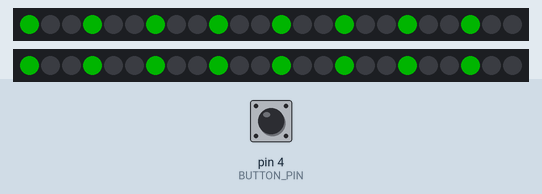
This sketch was run on a simulated Arduino Uno, built with avr-gcc and run on an emulated ATmega328P. Shown: 2 × 24 RGB LEDs in strip order, left to right. Inputs (shaded band) come from the test bench; at power-on: pin 4 (BUTTON_PIN) HIGH. Dim RGB values are drawn brighter than linear; random numbers use the default seed unless the sketch sets one.

Above: at 1.2 s.
1.3 s: pin 4 (BUTTON_PIN) pulled LOW for 0.15 s
At 2.4 s:
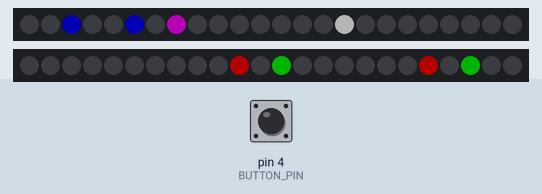
2.9 s: pin 4 (BUTTON_PIN) pulled LOW for 1 s
At 3.5 s:
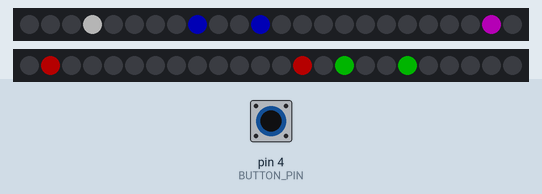
5.4 s: pin 4 (BUTTON_PIN) pulled LOW for 0.15 s
At 6.6 s:
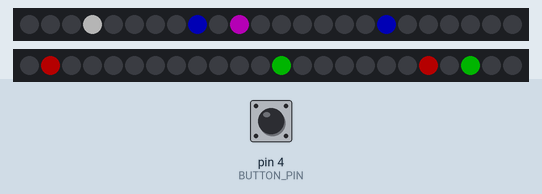
7.0 s: pin 4 (BUTTON_PIN) pulled LOW for 1 s
At 7.9 s:
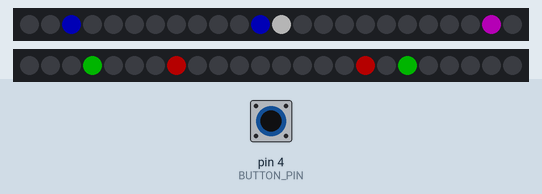
Timing chart, 0 to 10.0 s (numbered marks = the images above; inputs shaded):
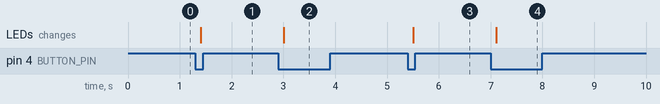

The sketch:

led_strip.ino
```cpp
// (licence header left out)
#include <Adafruit_NeoPixel.h>

constexpr int TDATA_PIN = 2;
constexpr int BDATA_PIN = 3;
constexpr int BUTTON_PIN = 4;
constexpr int SRAND_PIN = A0;

constexpr uint32_t
color(uint8_t r, uint8_t g, uint8_t b)
{
    return (((uint32_t) r) << 16) | (((uint32_t) g) << 8) | ((uint32_t) b);
}

constexpr uint32_t OFF_COLOR = color(0, 0, 0);
constexpr uint32_t READY_COLOR = color(0, 255, 0);
constexpr uint32_t ROOK_COLOR = color(255, 0, 0);
constexpr uint32_t KNIGHT_COLOR = color(0, 255, 0);
constexpr uint32_t BISHOP_COLOR = color(0, 0, 255);
constexpr uint32_t KING_COLOR = color(255, 255, 255);
constexpr uint32_t QUEEN_COLOR = color(255, 0, 255);

constexpr int NPIXELS = 24;
constexpr int ROW_SIZE = 8;

uint32_t READY_DISPLAY[] = {READY_COLOR, OFF_COLOR, OFF_COLOR,
                            READY_COLOR, OFF_COLOR, OFF_COLOR,
                            READY_COLOR, OFF_COLOR, OFF_COLOR,
                            READY_COLOR, OFF_COLOR, OFF_COLOR,
                            READY_COLOR, OFF_COLOR, OFF_COLOR,
                            READY_COLOR, OFF_COLOR, OFF_COLOR,
                            READY_COLOR, OFF_COLOR, OFF_COLOR,
                            READY_COLOR, OFF_COLOR, OFF_COLOR};

typedef enum {
    EMPTY = 0,
    KING = 1,
    QUEEN = 2,
    ROOK = 3,
    BISHOP = 4,
    KNIGHT = 5,
} piece_t;

bool prev_button = 0;
bool go = false;
bool pattern = false;

uint32_t tdisplay[NPIXELS];
uint32_t bdisplay[NPIXELS];

Adafruit_NeoPixel tstrip = Adafruit_NeoPixel(NPIXELS, TDATA_PIN, NEO_GRB + NEO_KHZ800);
Adafruit_NeoPixel bstrip = Adafruit_NeoPixel(NPIXELS, BDATA_PIN, NEO_GRB + NEO_KHZ800);

static void
display_setup(Adafruit_NeoPixel& strip, uint32_t c[])
{
    strip.setPixelColor(0,  c[0]);
    strip.setPixelColor(1,  c[1]);
    strip.setPixelColor(2,  c[2]);
    strip.setPixelColor(3,  c[3]);
    strip.setPixelColor(4,  c[4]);
    strip.setPixelColor(5,  c[5]);
    strip.setPixelColor(6,  c[6]);
    strip.setPixelColor(7,  c[7]);
    strip.setPixelColor(8,  c[8]);
    strip.setPixelColor(9,  c[9]);
    strip.setPixelColor(10, c[10]);
    strip.setPixelColor(11, c[11]);
    strip.setPixelColor(12, c[12]);
    strip.setPixelColor(13, c[13]);
    strip.setPixelColor(14, c[14]);
    strip.setPixelColor(15, c[15]);
    strip.setPixelColor(16, c[16]);
    strip.setPixelColor(17, c[17]);
    strip.setPixelColor(18, c[18]);
    strip.setPixelColor(19, c[19]);
    strip.setPixelColor(20, c[20]);
    strip.setPixelColor(21, c[21]);
    strip.setPixelColor(22, c[22]);
    strip.setPixelColor(23, c[23]);

    strip.show();
}

static void
display_back_row(Adafruit_NeoPixel& tstrip, Adafruit_NeoPixel& bstrip,
                 piece_t back_row[])
{

    for (int i = 0; i < ROW_SIZE; i++) {
        switch (back_row[i]) {
            case KING:
                tdisplay[i * 3]     = KING_COLOR;
                tdisplay[i * 3 + 1] = OFF_COLOR;
                tdisplay[i * 3 + 2] = OFF_COLOR;
                bdisplay[i * 3]     = OFF_COLOR;
                bdisplay[i * 3 + 1] = OFF_COLOR;
                bdisplay[i * 3 + 2] = OFF_COLOR;
                break;
            case QUEEN:
                tdisplay[i * 3]     = OFF_COLOR;
                tdisplay[i * 3 + 1] = QUEEN_COLOR;
                tdisplay[i * 3 + 2] = OFF_COLOR;
                bdisplay[i * 3]     = OFF_COLOR;
                bdisplay[i * 3 + 1] = OFF_COLOR;
                bdisplay[i * 3 + 2] = OFF_COLOR;
                break;
            case BISHOP:
                tdisplay[i * 3]     = OFF_COLOR;
                tdisplay[i * 3 + 1] = OFF_COLOR;
                tdisplay[i * 3 + 2] = BISHOP_COLOR;
                bdisplay[i * 3]     = OFF_COLOR;
                bdisplay[i * 3 + 1] = OFF_COLOR;
                bdisplay[i * 3 + 2] = OFF_COLOR;
                break;
            case KNIGHT:
                tdisplay[i * 3]     = OFF_COLOR;
                tdisplay[i * 3 + 1] = OFF_COLOR;
                tdisplay[i * 3 + 2] = OFF_COLOR;
                bdisplay[i * 3]     = KNIGHT_COLOR;
                bdisplay[i * 3 + 1] = OFF_COLOR;
                bdisplay[i * 3 + 2] = OFF_COLOR;
                break;
            case ROOK:
                tdisplay[i * 3]     = OFF_COLOR;
                tdisplay[i * 3 + 1] = OFF_COLOR;
                tdisplay[i * 3 + 2] = OFF_COLOR;
                bdisplay[i * 3]     = OFF_COLOR;
                bdisplay[i * 3 + 1] = ROOK_COLOR;
                bdisplay[i * 3 + 2] = OFF_COLOR;
                break;
        }
    }

    display_setup(tstrip, tdisplay);
    display_setup(bstrip, bdisplay);
}

void
setup()
{
    pinMode(TDATA_PIN, OUTPUT);
    pinMode(BDATA_PIN, OUTPUT);
    pinMode(BUTTON_PIN, INPUT_PULLUP);

    pinMode(SRAND_PIN, INPUT);

    randomSeed(analogRead(SRAND_PIN));

    tstrip.begin();
    bstrip.begin();

    tstrip.setBrightness(64);
    bstrip.setBrightness(64);

    tstrip.show();
    bstrip.show();
}

void
loop()
{
    bool button = !digitalRead(BUTTON_PIN);
    if (button != prev_button) {
        delay(100);
        prev_button = button;
        if (button) {
            go = true;
            pattern = true;
        }
    }

    if (!go) {
        display_setup(tstrip, READY_DISPLAY);
        display_setup(bstrip, READY_DISPLAY);
    }
    else if (pattern) {
        piece_t back_row[8] = {EMPTY, EMPTY, EMPTY, EMPTY,
                               EMPTY, EMPTY, EMPTY, EMPTY};
        int K, Q, R1, R2, BI1, BI2;

        int color1_cnt = 4; // Even.
        int color2_cnt = 4; // Odd.

        /* Place king. */
        if (((K = random(1, 6)) % 2) == 0) {
            color1_cnt--;
        }
        else {
            color2_cnt--;
        }
        /* Place first rook. */
        if (((R1 = random(0, K - 1)) % 2) == 0) {
            color1_cnt--;
        }
        else {
            color2_cnt--;
        }
        /* Place second rook. */
        if (((R2 = random(K + 1, 7)) % 2) == 0) {
            color1_cnt--;
        }
        else {
            color2_cnt--;
        }

        back_row[K] = KING;
        back_row[R1] = ROOK;
        back_row[R2] = ROOK;

        /* Place first bishop. */
        BI1 = random(0, color1_cnt - 1);
        int n = 0;
        for (int i = 0; i < ROW_SIZE; i += 2) {
            if (back_row[i] == EMPTY) {
                if (BI1 == n) {
                    back_row[i] = BISHOP;
                    break;
                }
                n++;
            }
        }

        /* Place second bishop. */
        BI2 = random(0, color2_cnt - 1);
        n = 0;
        for (int i = 1; i < ROW_SIZE; i += 2) {
            if (back_row[i] == EMPTY) {
                if (BI2 == n) {
                    back_row[i] = BISHOP;
                    break;
                }
                n++;
            }
        }

        /* Place queen. */
        Q = random(0, 3);
        n = 0;
        for (int i = 0; i < ROW_SIZE; i++) {
            if (back_row[i] == EMPTY) {
                if (Q == n) {
                    back_row[i] = QUEEN;
                    break;
                }
                n++;
            }
        }

        /* Place knights. */
        for (int i = 0; i < ROW_SIZE; i++) {
            if (back_row[i] == EMPTY) {
                back_row[i] = KNIGHT;
            }
        }

        display_back_row(tstrip, bstrip, back_row);
        pattern = false;
    }
}
```

Measured:
- after the input at 1.3 s, the LEDs: change after 0.11 s (image 1)
- after the input at 2.9 s, the LEDs: change after 0.10 s (image 2)
- after the input at 5.4 s, the LEDs: change after 0.10 s (image 3)
- after the input at 7.0 s, the LEDs: change after 0.10 s (image 4)
